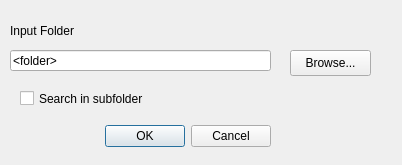
<?xml version="1.0" encoding="UTF-8"?>
<ui version="4.0">
 <class>tuflowqgis_splitMI_folder</class>
 <widget class="QDialog" name="tuflowqgis_splitMI_folder">
  <property name="geometry">
   <rect>
    <x>0</x>
    <y>0</y>
    <width>402</width>
    <height>165</height>
   </rect>
  </property>
  <property name="windowTitle">
   <string>Convert MI Files in Folder to Shapefile</string>
  </property>
  <widget class="QDialogButtonBox" name="buttonBox">
   <property name="geometry">
    <rect>
     <x>100</x>
     <y>120</y>
     <width>171</width>
     <height>32</height>
    </rect>
   </property>
   <property name="orientation">
    <enum>Qt::Horizontal</enum>
   </property>
   <property name="standardButtons">
    <set>QDialogButtonBox::Cancel|QDialogButtonBox::Ok</set>
   </property>
  </widget>
  <widget class="QLabel" name="label2">
   <property name="geometry">
    <rect>
     <x>10</x>
     <y>20</y>
     <width>121</width>
     <height>22</height>
    </rect>
   </property>
   <property name="text">
    <string>Input Folder</string>
   </property>
  </widget>
  <widget class="QLineEdit" name="outfolder">
   <property name="geometry">
    <rect>
     <x>10</x>
     <y>50</y>
     <width>261</width>
     <height>21</height>
    </rect>
   </property>
   <property name="text">
    <string>&lt;folder&gt;</string>
   </property>
   <property name="readOnly">
    <bool>false</bool>
   </property>
  </widget>
  <widget class="QPushButton" name="browseoutfile">
   <property name="geometry">
    <rect>
     <x>290</x>
     <y>50</y>
     <width>81</width>
     <height>26</height>
    </rect>
   </property>
   <property name="text">
    <string>Browse...</string>
   </property>
  </widget>
  <widget class="QCheckBox" name="cbRecursive">
   <property name="geometry">
    <rect>
     <x>20</x>
     <y>90</y>
     <width>191</width>
     <height>17</height>
    </rect>
   </property>
   <property name="text">
    <string>Search in subfolder</string>
   </property>
  </widget>
 </widget>
 <resources/>
 <connections/>
</ui>
